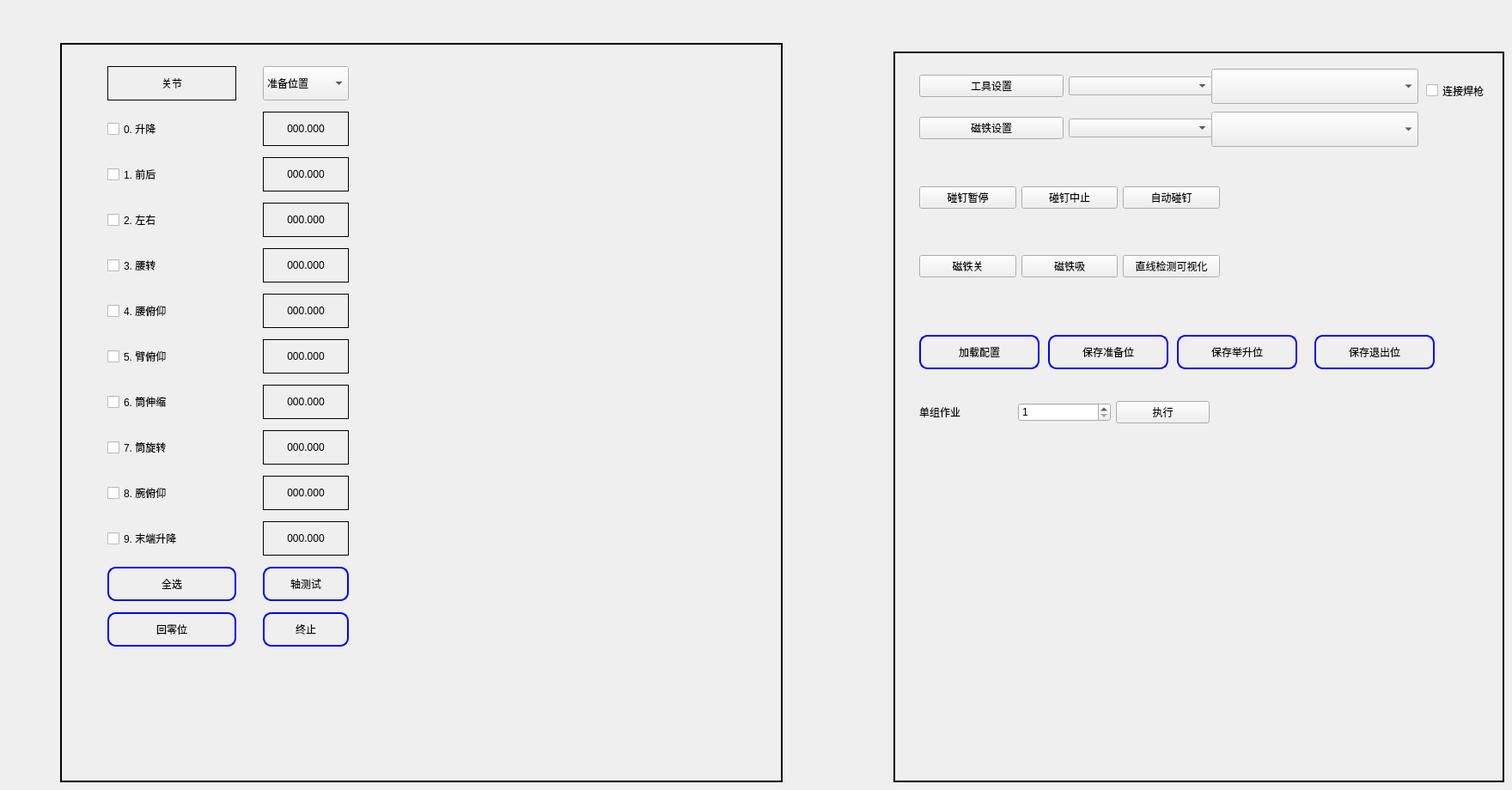
    <widget class="QWidget" name="page_config">
     <widget class="QGroupBox" name="groupBox_6">
      <property name="geometry">
       <rect>
        <x>70</x>
        <y>50</y>
        <width>841</width>
        <height>861</height>
       </rect>
      </property>
      <property name="styleSheet">
       <string notr="true">QGroupBox {
    border: 2px solid black; 
}</string>
      </property>
      <property name="title">
       <string/>
      </property>
      <widget class="QWidget" name="gridLayoutWidget_3">
       <property name="geometry">
        <rect>
         <x>30</x>
         <y>20</y>
         <width>331</width>
         <height>701</height>
        </rect>
       </property>
       <layout class="QGridLayout" name="gridLayout_44">
        <item row="13" column="0">
         <widget class="QPushButton" name="btn_move_zero">
          <property name="maximumSize">
           <size>
            <width>150</width>
            <height>40</height>
           </size>
          </property>
          <property name="styleSheet">
           <string notr="true">QPushButton {
    border: 2px solid blue;
    border-radius: 10px;
}
QPushButton:hover {
    border: 2px solid red;
    border-radius: 10px;
}

QPushButton:pressed {
    border: 2px solid green;
    border-radius: 10px;
}</string>
          </property>
          <property name="text">
           <string>回零位</string>
          </property>
         </widget>
        </item>
        <item row="8" column="1">
         <widget class="QLabel" name="label_position_joint_6">
          <property name="minimumSize">
           <size>
            <width>100</width>
            <height>40</height>
           </size>
          </property>
          <property name="maximumSize">
           <size>
            <width>100</width>
            <height>40</height>
           </size>
          </property>
          <property name="styleSheet">
           <string notr="true">QLabel{
  border:1px solid black;
}</string>
          </property>
          <property name="text">
           <string>000.000</string>
          </property>
          <property name="alignment">
           <set>Qt::AlignCenter</set>
          </property>
         </widget>
        </item>
        <item row="11" column="1">
         <widget class="QLabel" name="label_position_joint_9">
          <property name="minimumSize">
           <size>
            <width>100</width>
            <height>40</height>
           </size>
          </property>
          <property name="maximumSize">
           <size>
            <width>100</width>
            <height>40</height>
           </size>
          </property>
          <property name="styleSheet">
           <string notr="true">QLabel{
  border:1px solid black;
}</string>
          </property>
          <property name="text">
           <string>000.000</string>
          </property>
          <property name="alignment">
           <set>Qt::AlignCenter</set>
          </property>
         </widget>
        </item>
        <item row="9" column="1">
         <widget class="QLabel" name="label_position_joint_7">
          <property name="minimumSize">
           <size>
            <width>100</width>
            <height>40</height>
           </size>
          </property>
          <property name="maximumSize">
           <size>
            <width>100</width>
            <height>40</height>
           </size>
          </property>
          <property name="styleSheet">
           <string notr="true">QLabel{
  border:1px solid black;
}</string>
          </property>
          <property name="text">
           <string>000.000</string>
          </property>
          <property name="alignment">
           <set>Qt::AlignCenter</set>
          </property>
         </widget>
        </item>
        <item row="3" column="1">
         <widget class="QLabel" name="label_position_joint_1">
          <property name="minimumSize">
           <size>
            <width>100</width>
            <height>40</height>
           </size>
          </property>
          <property name="maximumSize">
           <size>
            <width>100</width>
            <height>40</height>
           </size>
          </property>
          <property name="styleSheet">
           <string notr="true">QLabel{
  border:1px solid black;
}</string>
          </property>
          <property name="text">
           <string>000.000</string>
          </property>
          <property name="alignment">
           <set>Qt::AlignCenter</set>
          </property>
         </widget>
        </item>
        <item row="12" column="1">
         <widget class="QPushButton" name="btn_joint_test">
          <property name="maximumSize">
           <size>
            <width>150</width>
            <height>40</height>
           </size>
          </property>
          <property name="styleSheet">
           <string notr="true">QPushButton {
    border: 2px solid blue;
    border-radius: 10px;
}
QPushButton:hover {
    border: 2px solid red;
    border-radius: 10px;
}

QPushButton:pressed {
    border: 2px solid green;
    border-radius: 10px;
}</string>
          </property>
          <property name="text">
           <string>轴测试</string>
          </property>
         </widget>
        </item>
        <item row="2" column="0">
         <widget class="QCheckBox" name="checkBox_joint_0">
          <property name="maximumSize">
           <size>
            <width>150</width>
            <height>40</height>
           </size>
          </property>
          <property name="text">
           <string>0. 升降</string>
          </property>
         </widget>
        </item>
        <item row="7" column="1">
         <widget class="QLabel" name="label_position_joint_5">
          <property name="minimumSize">
           <size>
            <width>100</width>
            <height>40</height>
           </size>
          </property>
          <property name="maximumSize">
           <size>
            <width>100</width>
            <height>40</height>
           </size>
          </property>
          <property name="styleSheet">
           <string notr="true">QLabel{
  border:1px solid black;
}</string>
          </property>
          <property name="text">
           <string>000.000</string>
          </property>
          <property name="alignment">
           <set>Qt::AlignCenter</set>
          </property>
         </widget>
        </item>
        <item row="10" column="0">
         <widget class="QCheckBox" name="checkBox_joint_8">
          <property name="maximumSize">
           <size>
            <width>150</width>
            <height>40</height>
           </size>
          </property>
          <property name="text">
           <string>8. 腕俯仰</string>
          </property>
         </widget>
        </item>
        <item row="11" column="0">
         <widget class="QCheckBox" name="checkBox_joint_9">
          <property name="maximumSize">
           <size>
            <width>150</width>
            <height>40</height>
           </size>
          </property>
          <property name="text">
           <string>9. 末端升降</string>
          </property>
         </widget>
        </item>
        <item row="12" column="0">
         <widget class="QPushButton" name="btn_move_zero_select_all">
          <property name="maximumSize">
           <size>
            <width>150</width>
            <height>40</height>
           </size>
          </property>
          <property name="styleSheet">
           <string notr="true">QPushButton {
    border: 2px solid blue;
    border-radius: 10px;
}
QPushButton:hover {
    border: 2px solid red;
    border-radius: 10px;
}

QPushButton:pressed {
    border: 2px solid green;
    border-radius: 10px;
}</string>
          </property>
          <property name="text">
           <string>全选</string>
          </property>
         </widget>
        </item>
        <item row="4" column="0">
         <widget class="QCheckBox" name="checkBox_joint_2">
          <property name="maximumSize">
           <size>
            <width>150</width>
            <height>40</height>
           </size>
          </property>
          <property name="text">
           <string>2. 左右</string>
          </property>
         </widget>
        </item>
        <item row="0" column="0">
         <widget class="QLabel" name="label_prepare_position_title_2">
          <property name="minimumSize">
           <size>
            <width>150</width>
            <height>40</height>
           </size>
          </property>
          <property name="maximumSize">
           <size>
            <width>100</width>
            <height>40</height>
           </size>
          </property>
          <property name="styleSheet">
           <string notr="true">QLabel{
  border:1px solid black;
}</string>
          </property>
          <property name="text">
           <string>关节</string>
          </property>
          <property name="alignment">
           <set>Qt::AlignCenter</set>
          </property>
         </widget>
        </item>
        <item row="0" column="1">
         <widget class="QComboBox" name="comboBox">
          <property name="minimumSize">
           <size>
            <width>100</width>
            <height>40</height>
           </size>
          </property>
          <item>
           <property name="text">
            <string>准备位置</string>
           </property>
          </item>
          <item>
           <property name="text">
            <string>举升位置</string>
           </property>
          </item>
          <item>
           <property name="text">
            <string>最大限位</string>
           </property>
          </item>
          <item>
           <property name="text">
            <string>最小限位</string>
           </property>
          </item>
          <item>
           <property name="text">
            <string>最大速度</string>
           </property>
          </item>
         </widget>
        </item>
        <item row="9" column="0">
         <widget class="QCheckBox" name="checkBox_joint_7">
          <property name="maximumSize">
           <size>
            <width>150</width>
            <height>40</height>
           </size>
          </property>
          <property name="text">
           <string>7. 筒旋转</string>
          </property>
         </widget>
        </item>
        <item row="3" column="0">
         <widget class="QCheckBox" name="checkBox_joint_1">
          <property name="maximumSize">
           <size>
            <width>150</width>
            <height>40</height>
           </size>
          </property>
          <property name="text">
           <string>1. 前后</string>
          </property>
         </widget>
        </item>
        <item row="4" column="1">
         <widget class="QLabel" name="label_position_joint_2">
          <property name="minimumSize">
           <size>
            <width>100</width>
            <height>40</height>
           </size>
          </property>
          <property name="maximumSize">
           <size>
            <width>100</width>
            <height>40</height>
           </size>
          </property>
          <property name="styleSheet">
           <string notr="true">QLabel{
  border:1px solid black;
}</string>
          </property>
          <property name="text">
           <string>000.000</string>
          </property>
          <property name="alignment">
           <set>Qt::AlignCenter</set>
          </property>
         </widget>
        </item>
        <item row="10" column="1">
         <widget class="QLabel" name="label_position_joint_8">
          <property name="minimumSize">
           <size>
            <width>100</width>
            <height>40</height>
           </size>
          </property>
          <property name="maximumSize">
           <size>
            <width>100</width>
            <height>40</height>
           </size>
          </property>
          <property name="styleSheet">
           <string notr="true">QLabel{
  border:1px solid black;
}</string>
          </property>
          <property name="text">
           <string>000.000</string>
          </property>
          <property name="alignment">
           <set>Qt::AlignCenter</set>
          </property>
         </widget>
        </item>
        <item row="5" column="1">
         <widget class="QLabel" name="label_position_joint_3">
          <property name="minimumSize">
           <size>
            <width>100</width>
            <height>40</height>
           </size>
          </property>
          <property name="maximumSize">
           <size>
            <width>100</width>
            <height>40</height>
           </size>
          </property>
          <property name="styleSheet">
           <string notr="true">QLabel{
  border:1px solid black;
}</string>
          </property>
          <property name="text">
           <string>000.000</string>
          </property>
          <property name="alignment">
           <set>Qt::AlignCenter</set>
          </property>
         </widget>
        </item>
        <item row="13" column="1">
         <widget class="QPushButton" name="btn_joint_text_terminate">
          <property name="maximumSize">
           <size>
            <width>150</width>
            <height>40</height>
           </size>
          </property>
          <property name="styleSheet">
           <string notr="true">QPushButton {
    border: 2px solid blue;
    border-radius: 10px;
}
QPushButton:hover {
    border: 2px solid red;
    border-radius: 10px;
}

QPushButton:pressed {
    border: 2px solid green;
    border-radius: 10px;
}</string>
          </property>
          <property name="text">
           <string>终止</string>
          </property>
         </widget>
        </item>
        <item row="6" column="1">
         <widget class="QLabel" name="label_position_joint_4">
          <property name="minimumSize">
           <size>
            <width>100</width>
            <height>40</height>
           </size>
          </property>
          <property name="maximumSize">
           <size>
            <width>100</width>
            <height>40</height>
           </size>
          </property>
          <property name="styleSheet">
           <string notr="true">QLabel{
  border:1px solid black;
}</string>
          </property>
          <property name="text">
           <string>000.000</string>
          </property>
          <property name="alignment">
           <set>Qt::AlignCenter</set>
          </property>
         </widget>
        </item>
        <item row="5" column="0">
         <widget class="QCheckBox" name="checkBox_joint_3">
          <property name="maximumSize">
           <size>
            <width>150</width>
            <height>40</height>
           </size>
          </property>
          <property name="text">
           <string>3. 腰转</string>
          </property>
         </widget>
        </item>
        <item row="2" column="1">
         <widget class="QLabel" name="label_position_joint_0">
          <property name="minimumSize">
           <size>
            <width>100</width>
            <height>40</height>
           </size>
          </property>
          <property name="maximumSize">
           <size>
            <width>100</width>
            <height>40</height>
           </size>
          </property>
          <property name="styleSheet">
           <string notr="true">QLabel{
  border:1px solid black;
}</string>
          </property>
          <property name="text">
           <string>000.000</string>
          </property>
          <property name="alignment">
           <set>Qt::AlignCenter</set>
          </property>
         </widget>
        </item>
        <item row="6" column="0">
         <widget class="QCheckBox" name="checkBox_joint_4">
          <property name="maximumSize">
           <size>
            <width>150</width>
            <height>40</height>
           </size>
          </property>
          <property name="text">
           <string>4. 腰俯仰</string>
          </property>
         </widget>
        </item>
        <item row="8" column="0">
         <widget class="QCheckBox" name="checkBox_joint_6">
          <property name="maximumSize">
           <size>
            <width>150</width>
            <height>40</height>
           </size>
          </property>
          <property name="text">
           <string>6. 筒伸缩</string>
          </property>
         </widget>
        </item>
        <item row="7" column="0">
         <widget class="QCheckBox" name="checkBox_joint_5">
          <property name="maximumSize">
           <size>
            <width>150</width>
            <height>40</height>
           </size>
          </property>
          <property name="text">
           <string>5. 臂俯仰</string>
          </property>
         </widget>
        </item>
       </layout>
      </widget>
     </widget>
     <widget class="QGroupBox" name="groupBox_10">
      <property name="geometry">
       <rect>
        <x>1040</x>
        <y>60</y>
        <width>711</width>
        <height>851</height>
       </rect>
      </property>
      <property name="styleSheet">
       <string notr="true">QGroupBox {
    border: 2px solid black;   
}</string>
      </property>
      <property name="title">
       <string/>
      </property>
      <widget class="QPushButton" name="btn_load_configuration">
       <property name="geometry">
        <rect>
         <x>30</x>
         <y>330</y>
         <width>140</width>
         <height>40</height>
        </rect>
       </property>
       <property name="styleSheet">
        <string notr="true">QPushButton {
    border: 2px solid blue;
    border-radius: 10px;
}
QPushButton:hover {
    border: 2px solid red;
    border-radius: 10px;
}

QPushButton:pressed {
    border: 2px solid green;
    border-radius: 10px;
}</string>
       </property>
       <property name="text">
        <string>加载配置</string>
       </property>
      </widget>
      <widget class="QPushButton" name="btn_save_prepare_position">
       <property name="geometry">
        <rect>
         <x>180</x>
         <y>330</y>
         <width>140</width>
         <height>40</height>
        </rect>
       </property>
       <property name="styleSheet">
        <string notr="true">QPushButton {
    border: 2px solid blue;
    border-radius: 10px;
}
QPushButton:hover {
    border: 2px solid red;
    border-radius: 10px;
}

QPushButton:pressed {
    border: 2px solid green;
    border-radius: 10px;
}</string>
       </property>
       <property name="text">
        <string>保存准备位</string>
       </property>
      </widget>
      <widget class="QPushButton" name="btn_save_lift_position">
       <property name="geometry">
        <rect>
         <x>330</x>
         <y>330</y>
         <width>140</width>
         <height>40</height>
        </rect>
       </property>
       <property name="styleSheet">
        <string notr="true">QPushButton {
    border: 2px solid blue;
    border-radius: 10px;
}
QPushButton:hover {
    border: 2px solid red;
    border-radius: 10px;
}

QPushButton:pressed {
    border: 2px solid green;
    border-radius: 10px;
}</string>
       </property>
       <property name="text">
        <string>保存举升位</string>
       </property>
      </widget>
      <widget class="QPushButton" name="btn_save_quit_position">
       <property name="geometry">
        <rect>
         <x>490</x>
         <y>330</y>
         <width>140</width>
         <height>40</height>
        </rect>
       </property>
       <property name="styleSheet">
        <string notr="true">QPushButton {
    border: 2px solid blue;
    border-radius: 10px;
}
QPushButton:hover {
    border: 2px solid red;
    border-radius: 10px;
}

QPushButton:pressed {
    border: 2px solid green;
    border-radius: 10px;
}</string>
       </property>
       <property name="text">
        <string>保存退出位</string>
       </property>
      </widget>
      <widget class="QWidget" name="horizontalLayoutWidget">
       <property name="geometry">
        <rect>
         <x>30</x>
         <y>130</y>
         <width>350</width>
         <height>81</height>
        </rect>
       </property>
       <layout class="QHBoxLayout" name="horizontalLayout">
        <item>
         <widget class="QPushButton" name="btn_autoWelding_2">
          <property name="text">
           <string>碰钉暂停</string>
          </property>
         </widget>
        </item>
        <item>
         <widget class="QPushButton" name="btn_autoWelding_3">
          <property name="text">
           <string>碰钉中止</string>
          </property>
         </widget>
        </item>
        <item>
         <widget class="QPushButton" name="btn_autoWelding">
          <property name="text">
           <string>自动碰钉</string>
          </property>
         </widget>
        </item>
       </layout>
      </widget>
      <widget class="QWidget" name="horizontalLayoutWidget_2">
       <property name="geometry">
        <rect>
         <x>30</x>
         <y>210</y>
         <width>350</width>
         <height>81</height>
        </rect>
       </property>
       <layout class="QHBoxLayout" name="horizontalLayout_2">
        <item>
         <widget class="QPushButton" name="btn_autoMagentOff">
          <property name="text">
           <string>磁铁关</string>
          </property>
         </widget>
        </item>
        <item>
         <widget class="QPushButton" name="btn_autoMagentOn">
          <property name="text">
           <string>磁铁吸</string>
          </property>
         </widget>
        </item>
        <item>
         <widget class="QPushButton" name="btn_line_detect_debug">
          <property name="text">
           <string>直线检测可视化</string>
          </property>
         </widget>
        </item>
       </layout>
      </widget>
      <widget class="QWidget" name="horizontalLayoutWidget_3">
       <property name="geometry">
        <rect>
         <x>30</x>
         <y>380</y>
         <width>338</width>
         <height>80</height>
        </rect>
       </property>
       <layout class="QHBoxLayout" name="horizontalLayout_3">
        <item>
         <widget class="QLabel" name="single_job_title">
          <property name="styleSheet">
           <string notr="true">font: 18pt &quot;等线&quot;;</string>
          </property>
          <property name="text">
           <string>单组作业</string>
          </property>
         </widget>
        </item>
        <item>
         <widget class="QSpinBox" name="spin_box_for_single_job">
          <property name="styleSheet">
           <string notr="true">font: 18pt &quot;等线&quot;;</string>
          </property>
          <property name="minimum">
           <number>1</number>
          </property>
          <property name="maximum">
           <number>10</number>
          </property>
         </widget>
        </item>
        <item>
         <widget class="QPushButton" name="btn_single_job_execute">
          <property name="styleSheet">
           <string notr="true">font: 18pt &quot;等线&quot;;</string>
          </property>
          <property name="text">
           <string>执行</string>
          </property>
         </widget>
        </item>
       </layout>
      </widget>
      <widget class="QComboBox" name="comboBox_tools_action">
       <property name="geometry">
        <rect>
         <x>370</x>
         <y>20</y>
         <width>241</width>
         <height>41</height>
        </rect>
       </property>
       <property name="sizePolicy">
        <sizepolicy hsizetype="Preferred" vsizetype="Maximum">
         <horstretch>0</horstretch>
         <verstretch>50</verstretch>
        </sizepolicy>
       </property>
       <property name="minimumSize">
        <size>
         <width>0</width>
         <height>20</height>
        </size>
       </property>
       <property name="font">
        <font>
         <family>黑体</family>
         <pointsize>10</pointsize>
         <weight>50</weight>
         <italic>false</italic>
         <bold>false</bold>
        </font>
       </property>
       <property name="styleSheet">
        <string notr="true">font: 10pt &quot;黑体&quot;;</string>
       </property>
       <property name="currentIndex">
        <number>-1</number>
       </property>
       <property name="maxVisibleItems">
        <number>20</number>
       </property>
       <property name="sizeAdjustPolicy">
        <enum>QComboBox::AdjustToContentsOnFirstShow</enum>
       </property>
      </widget>
      <widget class="QComboBox" name="comboBox_magents_action">
       <property name="geometry">
        <rect>
         <x>370</x>
         <y>70</y>
         <width>241</width>
         <height>41</height>
        </rect>
       </property>
       <property name="styleSheet">
        <string notr="true">font: 10pt &quot;黑体&quot;;</string>
       </property>
      </widget>
      <widget class="QCheckBox" name="check_connect">
       <property name="geometry">
        <rect>
         <x>620</x>
         <y>30</y>
         <width>91</width>
         <height>31</height>
        </rect>
       </property>
       <property name="text">
        <string>连接焊枪</string>
       </property>
      </widget>
     </widget>
     <widget class="QWidget" name="gridLayoutWidget_2">
      <property name="geometry">
       <rect>
        <x>1070</x>
        <y>70</y>
        <width>341</width>
        <height>111</height>
       </rect>
      </property>
      <layout class="QGridLayout" name="gridLayout_10">
       <item row="0" column="1">
        <widget class="QComboBox" name="comboBox_tools_">
         <property name="styleSheet">
          <string notr="true">font: 10pt &quot;等线&quot;;</string>
         </property>
        </widget>
       </item>
       <item row="0" column="0">
        <widget class="QPushButton" name="btn_SetTools">
         <property name="text">
          <string>工具设置</string>
         </property>
        </widget>
       </item>
       <item row="1" column="0">
        <widget class="QPushButton" name="btn_SetMagent">
         <property name="text">
          <string>磁铁设置</string>
         </property>
        </widget>
       </item>
       <item row="1" column="1">
        <widget class="QComboBox" name="comboBox_magents_">
         <property name="styleSheet">
          <string notr="true">font: 10pt &quot;等线&quot;;</string>
         </property>
        </widget>
       </item>
      </layout>
     </widget>
    </widget>
